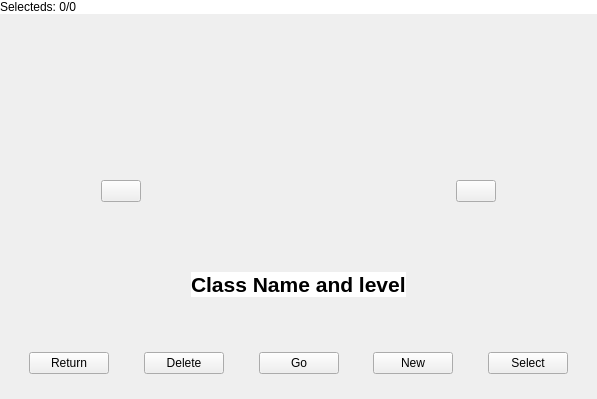
<?xml version="1.0" encoding="UTF-8"?>
<ui version="4.0">
 <class>CharacterSelectionScreen</class>
 <widget class="QWidget" name="CharacterSelectionScreen">
  <property name="geometry">
   <rect>
    <x>0</x>
    <y>0</y>
    <width>597</width>
    <height>399</height>
   </rect>
  </property>
  <property name="windowTitle">
   <string>Form</string>
  </property>
  <property name="accessibleName">
   <string>CharacterSelectionScreen</string>
  </property>
  <property name="styleSheet">
   <string notr="true"/>
  </property>
  <layout class="QGridLayout" name="gridLayout">
   <property name="leftMargin">
    <number>0</number>
   </property>
   <property name="topMargin">
    <number>0</number>
   </property>
   <property name="rightMargin">
    <number>0</number>
   </property>
   <property name="bottomMargin">
    <number>0</number>
   </property>
   <item row="0" column="0">
    <widget class="QWidget" name="widget" native="true">
     <property name="accessibleName">
      <string>CharacterSelectionScreen</string>
     </property>
     <property name="styleSheet">
      <string notr="true"/>
     </property>
     <layout class="QGridLayout" name="gridLayout_2">
      <property name="leftMargin">
       <number>0</number>
      </property>
      <property name="topMargin">
       <number>0</number>
      </property>
      <property name="rightMargin">
       <number>0</number>
      </property>
      <property name="bottomMargin">
       <number>0</number>
      </property>
      <property name="horizontalSpacing">
       <number>6</number>
      </property>
      <item row="7" column="0">
       <spacer name="verticalSpacer_4">
        <property name="orientation">
         <enum>Qt::Vertical</enum>
        </property>
        <property name="sizeHint" stdset="0">
         <size>
          <width>20</width>
          <height>40</height>
         </size>
        </property>
       </spacer>
      </item>
      <item row="1" column="0">
       <spacer name="verticalSpacer_2">
        <property name="orientation">
         <enum>Qt::Vertical</enum>
        </property>
        <property name="sizeHint" stdset="0">
         <size>
          <width>20</width>
          <height>111</height>
         </size>
        </property>
       </spacer>
      </item>
      <item row="3" column="0">
       <layout class="QHBoxLayout" name="horizontalLayout">
        <item>
         <spacer name="horizontalSpacer">
          <property name="orientation">
           <enum>Qt::Horizontal</enum>
          </property>
          <property name="sizeHint" stdset="0">
           <size>
            <width>40</width>
            <height>20</height>
           </size>
          </property>
         </spacer>
        </item>
        <item>
         <widget class="QPushButton" name="prevButton">
          <property name="maximumSize">
           <size>
            <width>16777215</width>
            <height>16777215</height>
           </size>
          </property>
          <property name="focusPolicy">
           <enum>Qt::NoFocus</enum>
          </property>
          <property name="accessibleName">
           <string>characterSelectionScreenPreviousButton characterSelectionScreenDirectionButton characterSelectionScreenButton</string>
          </property>
          <property name="styleSheet">
           <string notr="true"/>
          </property>
          <property name="text">
           <string/>
          </property>
          <property name="autoDefault">
           <bool>false</bool>
          </property>
         </widget>
        </item>
        <item>
         <spacer name="horizontalSpacer_2">
          <property name="orientation">
           <enum>Qt::Horizontal</enum>
          </property>
          <property name="sizeHint" stdset="0">
           <size>
            <width>40</width>
            <height>20</height>
           </size>
          </property>
         </spacer>
        </item>
        <item>
         <widget class="ImageWidget" name="iconWidget" native="true">
          <property name="sizePolicy">
           <sizepolicy hsizetype="MinimumExpanding" vsizetype="MinimumExpanding">
            <horstretch>0</horstretch>
            <verstretch>0</verstretch>
           </sizepolicy>
          </property>
          <property name="minimumSize">
           <size>
            <width>100</width>
            <height>100</height>
           </size>
          </property>
         </widget>
        </item>
        <item>
         <spacer name="horizontalSpacer_3">
          <property name="orientation">
           <enum>Qt::Horizontal</enum>
          </property>
          <property name="sizeHint" stdset="0">
           <size>
            <width>40</width>
            <height>20</height>
           </size>
          </property>
         </spacer>
        </item>
        <item>
         <widget class="QPushButton" name="nextButton">
          <property name="maximumSize">
           <size>
            <width>16777215</width>
            <height>16777215</height>
           </size>
          </property>
          <property name="focusPolicy">
           <enum>Qt::NoFocus</enum>
          </property>
          <property name="accessibleName">
           <string>characterSelectionScreenNextButton characterSelectionScreenDirectionButton characterSelectionScreenButton</string>
          </property>
          <property name="styleSheet">
           <string notr="true"/>
          </property>
          <property name="text">
           <string/>
          </property>
          <property name="autoDefault">
           <bool>false</bool>
          </property>
         </widget>
        </item>
        <item>
         <spacer name="horizontalSpacer_4">
          <property name="orientation">
           <enum>Qt::Horizontal</enum>
          </property>
          <property name="sizeHint" stdset="0">
           <size>
            <width>40</width>
            <height>20</height>
           </size>
          </property>
         </spacer>
        </item>
       </layout>
      </item>
      <item row="10" column="0">
       <layout class="QHBoxLayout" name="horizontalLayout_2">
        <item>
         <spacer name="horizontalSpacer_7">
          <property name="orientation">
           <enum>Qt::Horizontal</enum>
          </property>
          <property name="sizeHint" stdset="0">
           <size>
            <width>40</width>
            <height>20</height>
           </size>
          </property>
         </spacer>
        </item>
        <item>
         <widget class="QPushButton" name="returnButton">
          <property name="focusPolicy">
           <enum>Qt::NoFocus</enum>
          </property>
          <property name="accessibleName">
           <string>characterSelectionScreenReturnButton characterSelectionScreenBottomButton characterSelectionScreenButton</string>
          </property>
          <property name="styleSheet">
           <string notr="true"/>
          </property>
          <property name="text">
           <string>Return</string>
          </property>
         </widget>
        </item>
        <item>
         <spacer name="horizontalSpacer_9">
          <property name="orientation">
           <enum>Qt::Horizontal</enum>
          </property>
          <property name="sizeHint" stdset="0">
           <size>
            <width>40</width>
            <height>20</height>
           </size>
          </property>
         </spacer>
        </item>
        <item>
         <widget class="QPushButton" name="deleteButton">
          <property name="focusPolicy">
           <enum>Qt::NoFocus</enum>
          </property>
          <property name="accessibleName">
           <string>characterSelectionScreenDeleteButton characterSelectionScreenBottomButton characterSelectionScreenButton</string>
          </property>
          <property name="styleSheet">
           <string notr="true"/>
          </property>
          <property name="text">
           <string>Delete</string>
          </property>
         </widget>
        </item>
        <item>
         <spacer name="horizontalSpacer_5">
          <property name="orientation">
           <enum>Qt::Horizontal</enum>
          </property>
          <property name="sizeHint" stdset="0">
           <size>
            <width>40</width>
            <height>20</height>
           </size>
          </property>
         </spacer>
        </item>
        <item>
         <widget class="QPushButton" name="goButton">
          <property name="focusPolicy">
           <enum>Qt::NoFocus</enum>
          </property>
          <property name="accessibleName">
           <string>characterSelectionScreenGoButton characterSelectionScreenBottomButton characterSelectionScreenButton</string>
          </property>
          <property name="styleSheet">
           <string notr="true"/>
          </property>
          <property name="text">
           <string>Go</string>
          </property>
         </widget>
        </item>
        <item>
         <spacer name="horizontalSpacer_10">
          <property name="orientation">
           <enum>Qt::Horizontal</enum>
          </property>
          <property name="sizeHint" stdset="0">
           <size>
            <width>40</width>
            <height>20</height>
           </size>
          </property>
         </spacer>
        </item>
        <item>
         <widget class="QPushButton" name="newButton">
          <property name="focusPolicy">
           <enum>Qt::NoFocus</enum>
          </property>
          <property name="accessibleName">
           <string>characterSelectionScreenNewButton characterSelectionScreenBottomButton characterSelectionScreenButton</string>
          </property>
          <property name="styleSheet">
           <string notr="true"/>
          </property>
          <property name="text">
           <string>New</string>
          </property>
         </widget>
        </item>
        <item>
         <spacer name="horizontalSpacer_6">
          <property name="orientation">
           <enum>Qt::Horizontal</enum>
          </property>
          <property name="sizeHint" stdset="0">
           <size>
            <width>40</width>
            <height>20</height>
           </size>
          </property>
         </spacer>
        </item>
        <item>
         <widget class="QPushButton" name="selectButton">
          <property name="focusPolicy">
           <enum>Qt::NoFocus</enum>
          </property>
          <property name="accessibleName">
           <string>characterSelectionScreenSelectButton characterSelectionScreenBottomButton characterSelectionScreenButton</string>
          </property>
          <property name="styleSheet">
           <string notr="true"/>
          </property>
          <property name="text">
           <string>Select</string>
          </property>
         </widget>
        </item>
        <item>
         <spacer name="horizontalSpacer_8">
          <property name="orientation">
           <enum>Qt::Horizontal</enum>
          </property>
          <property name="sizeHint" stdset="0">
           <size>
            <width>40</width>
            <height>20</height>
           </size>
          </property>
         </spacer>
        </item>
       </layout>
      </item>
      <item row="2" column="0">
       <spacer name="verticalSpacer_5">
        <property name="orientation">
         <enum>Qt::Vertical</enum>
        </property>
        <property name="sizeHint" stdset="0">
         <size>
          <width>20</width>
          <height>40</height>
         </size>
        </property>
       </spacer>
      </item>
      <item row="11" column="0">
       <spacer name="verticalSpacer_3">
        <property name="orientation">
         <enum>Qt::Vertical</enum>
        </property>
        <property name="sizeHint" stdset="0">
         <size>
          <width>20</width>
          <height>40</height>
         </size>
        </property>
       </spacer>
      </item>
      <item row="5" column="0" alignment="Qt::AlignHCenter">
       <widget class="QLabel" name="classNameLabel">
        <property name="font">
         <font>
          <pointsize>16</pointsize>
          <weight>75</weight>
          <bold>true</bold>
         </font>
        </property>
        <property name="styleSheet">
         <string notr="true">background-color: rgb(255, 255, 255);
color: rgb(0, 0, 0);</string>
        </property>
        <property name="text">
         <string>Class Name and level</string>
        </property>
       </widget>
      </item>
      <item row="4" column="0">
       <spacer name="verticalSpacer_6">
        <property name="orientation">
         <enum>Qt::Vertical</enum>
        </property>
        <property name="sizeHint" stdset="0">
         <size>
          <width>20</width>
          <height>40</height>
         </size>
        </property>
       </spacer>
      </item>
      <item row="0" column="0">
       <layout class="QHBoxLayout" name="horizontalLayout_3">
        <item>
         <widget class="QLabel" name="selNumLabel">
          <property name="styleSheet">
           <string notr="true">background-color: rgb(255, 255, 255);
color: rgb(0, 0, 0);</string>
          </property>
          <property name="text">
           <string>Selecteds: 0/0</string>
          </property>
         </widget>
        </item>
       </layout>
      </item>
      <item row="6" column="0">
       <spacer name="verticalSpacer">
        <property name="orientation">
         <enum>Qt::Vertical</enum>
        </property>
        <property name="sizeHint" stdset="0">
         <size>
          <width>20</width>
          <height>40</height>
         </size>
        </property>
       </spacer>
      </item>
     </layout>
    </widget>
   </item>
  </layout>
 </widget>
 <customwidgets>
  <customwidget>
   <class>ImageWidget</class>
   <extends>QWidget</extends>
   <header location="global">imagewidget.h</header>
   <container>1</container>
  </customwidget>
 </customwidgets>
 <resources/>
 <connections/>
</ui>
